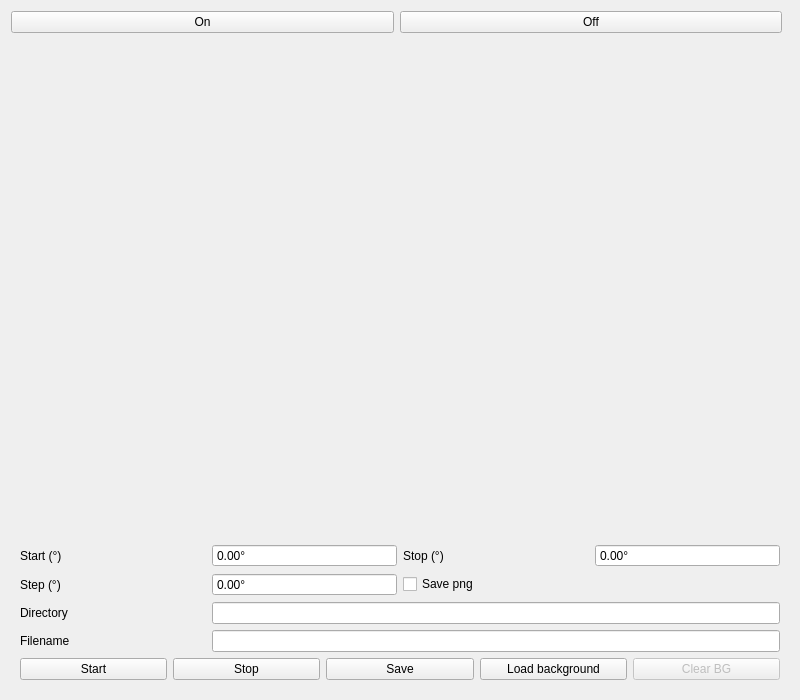
<?xml version="1.0" encoding="UTF-8"?>
<ui version="4.0">
 <class>FourierCMOSWidget</class>
 <widget class="QWidget" name="FourierCMOSWidget">
  <property name="geometry">
   <rect>
    <x>0</x>
    <y>0</y>
    <width>800</width>
    <height>700</height>
   </rect>
  </property>
  <property name="windowTitle">
   <string>Form</string>
  </property>
  <layout class="QVBoxLayout" name="verticalLayout" stretch="0,1,0">
   <item>
    <layout class="QHBoxLayout" name="ButtonsLayout">
     <item>
      <widget class="QPushButton" name="On_Button">
       <property name="text">
        <string>On</string>
       </property>
      </widget>
     </item>
     <item>
      <widget class="QPushButton" name="Off_Button">
       <property name="text">
        <string>Off</string>
       </property>
      </widget>
     </item>
     <item>
      <spacer name="horizontalSpacer">
       <property name="orientation">
        <enum>Qt::Horizontal</enum>
       </property>
      </spacer>
     </item>
    </layout>
   </item>
   <item>
    <widget class="ImageView" name="img_view" native="true">
     <property name="sizePolicy">
      <sizepolicy hsizetype="Expanding" vsizetype="Expanding">
       <horstretch>0</horstretch>
       <verstretch>1</verstretch>
      </sizepolicy>
     </property>
     <property name="minimumSize">
      <size>
       <width>0</width>
       <height>300</height>
      </size>
     </property>
    </widget>
   </item>
   <item>
    <widget class="QWidget" name="PowerSeries" native="true">
     <property name="sizePolicy">
      <sizepolicy hsizetype="Expanding" vsizetype="Fixed">
       <horstretch>0</horstretch>
       <verstretch>0</verstretch>
      </sizepolicy>
     </property>
     <property name="maximumSize">
      <size>
       <width>16777215</width>
       <height>160</height>
      </size>
     </property>
     <layout class="QGridLayout" name="gridLayout">
      <item row="0" column="0">
       <widget class="QLabel" name="label_13">
        <property name="text">
         <string>Start (°)</string>
        </property>
       </widget>
      </item>
      <item row="0" column="1">
       <widget class="QDoubleSpinBox" name="PsStart_DoubleSpinBox">
        <property name="buttonSymbols">
         <enum>QAbstractSpinBox::ButtonSymbols::NoButtons</enum>
        </property>
        <property name="suffix">
         <string>°</string>
        </property>
       </widget>
      </item>
      <item row="0" column="2">
       <widget class="QLabel" name="label_7">
        <property name="text">
         <string>Stop (°)</string>
        </property>
       </widget>
      </item>
      <item row="0" column="3">
       <widget class="QDoubleSpinBox" name="PsStop_DoubleSpinBox">
        <property name="buttonSymbols">
         <enum>QAbstractSpinBox::ButtonSymbols::NoButtons</enum>
        </property>
        <property name="suffix">
         <string>°</string>
        </property>
       </widget>
      </item>
      <item row="1" column="0">
       <widget class="QLabel" name="label_14">
        <property name="text">
         <string>Step (°)</string>
        </property>
       </widget>
      </item>
      <item row="1" column="1">
       <widget class="QDoubleSpinBox" name="PsStep_DoubleSpinBox">
        <property name="buttonSymbols">
         <enum>QAbstractSpinBox::ButtonSymbols::NoButtons</enum>
        </property>
        <property name="suffix">
         <string>°</string>
        </property>
       </widget>
      </item>
      <item row="1" column="2" colspan="2">
       <widget class="QCheckBox" name="SavePng_CheckBox">
        <property name="text">
         <string>Save png</string>
        </property>
       </widget>
      </item>
      <item row="2" column="0">
       <widget class="QLabel" name="label">
        <property name="text">
         <string>Directory</string>
        </property>
       </widget>
      </item>
      <item row="2" column="1" colspan="3">
       <widget class="QLineEdit" name="Directory_LineEdit"/>
      </item>
      <item row="3" column="0">
       <widget class="QLabel" name="label_2">
        <property name="text">
         <string>Filename</string>
        </property>
       </widget>
      </item>
      <item row="3" column="1" colspan="3">
       <widget class="QLineEdit" name="Filename_LineEdit"/>
      </item>
      <item row="4" column="0" colspan="4">
       <layout class="QHBoxLayout" name="buttonsRow">
        <item>
         <widget class="QPushButton" name="StartPS_PushButton">
          <property name="text">
           <string>Start</string>
          </property>
         </widget>
        </item>
        <item>
         <widget class="QPushButton" name="StopPS_PushButton">
          <property name="text">
           <string>Stop</string>
          </property>
         </widget>
        </item>
        <item>
         <widget class="QPushButton" name="Save_PushButton">
          <property name="text">
           <string>Save</string>
          </property>
         </widget>
        </item>
        <item>
         <widget class="QPushButton" name="LoadBackground_PushButton">
          <property name="text">
           <string>Load background</string>
          </property>
         </widget>
        </item>
        <item>
         <widget class="QPushButton" name="ClearBackground_PushButton">
          <property name="enabled">
           <bool>false</bool>
          </property>
          <property name="text">
           <string>Clear BG</string>
          </property>
         </widget>
        </item>
       </layout>
      </item>
     </layout>
    </widget>
   </item>
  </layout>
 </widget>
 <customwidgets>
  <customwidget>
   <class>ImageView</class>
   <extends>QWidget</extends>
   <header location="global">pyqtgraph</header>
   <container>1</container>
  </customwidget>
 </customwidgets>
 <resources/>
 <connections/>
</ui>
